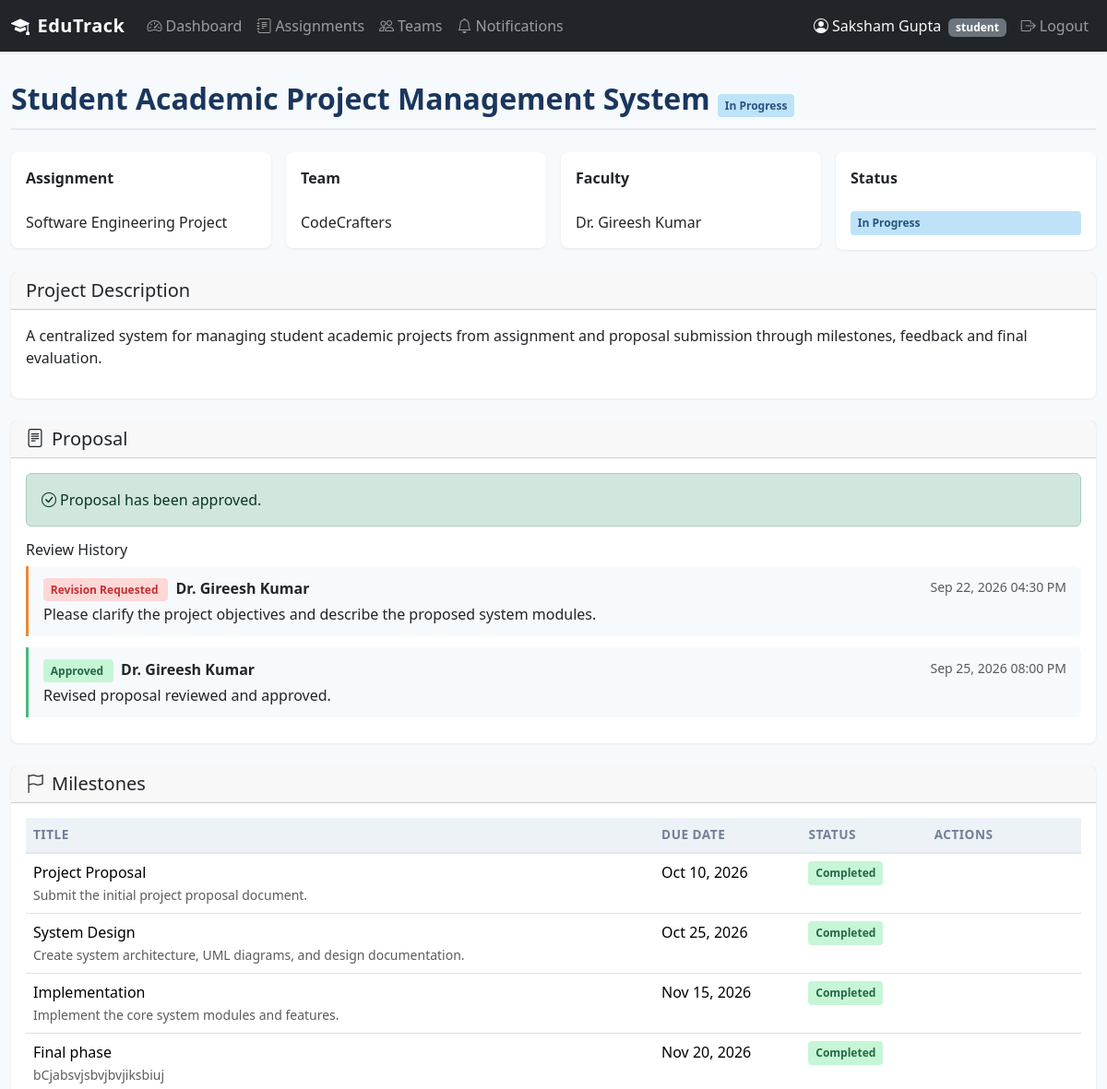
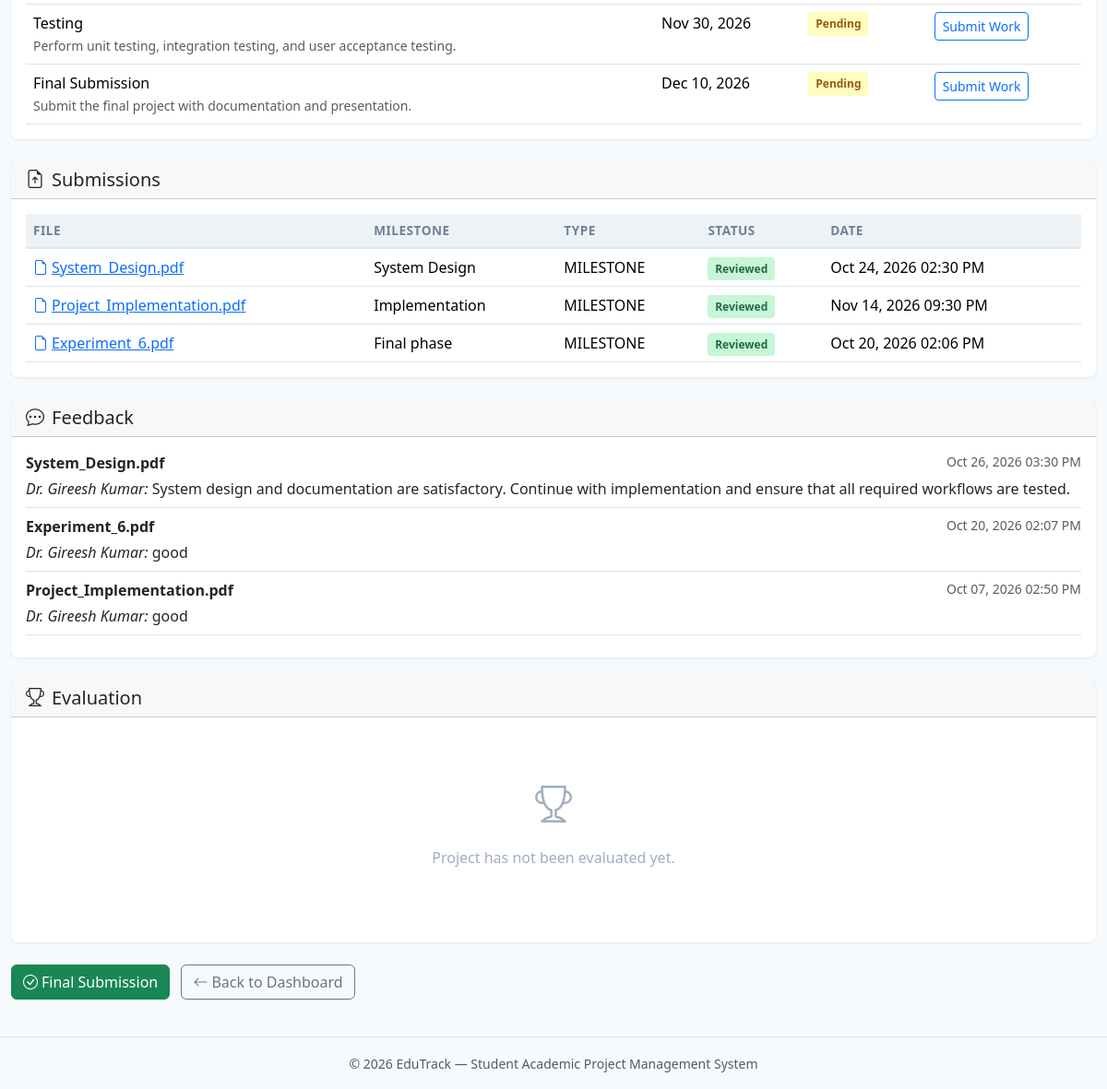
Screenshot of /student/project/1 (signed in) with the database file from the repository (2 pictures, top to bottom).
### tables this page shows
CREATE TABLE projects (
    project_id INTEGER PRIMARY KEY AUTOINCREMENT,
    assignment_id INTEGER NOT NULL,
    team_id INTEGER NOT NULL,
    faculty_id INTEGER NOT NULL,
    title TEXT NOT NULL,
    description TEXT,
    status TEXT NOT NULL DEFAULT 'DRAFT' CHECK(status IN ('DRAFT', 'UNDER_REVIEW', 'REVISION_REQUESTED', 'APPROVED', 'IN_PROGRESS', 'COMPLETED')),
    submitted_at TIMESTAMP,
    approved_at TIMESTAMP,
    completed_at TIMESTAMP,
    created_at TIMESTAMP DEFAULT CURRENT_TIMESTAMP,
    updated_at TIMESTAMP DEFAULT CURRENT_TIMESTAMP,
    FOREIGN KEY (assignment_id) REFERENCES assignments(assignment_id),
    FOREIGN KEY (team_id) REFERENCES teams(team_id),
    FOREIGN KEY (faculty_id) REFERENCES users(user_id)
);

CREATE TABLE assignments (
    assignment_id INTEGER PRIMARY KEY AUTOINCREMENT,
    title TEXT NOT NULL,
    description TEXT,
    instructions TEXT,
    faculty_id INTEGER NOT NULL,
    deadline TEXT,
    status TEXT NOT NULL DEFAULT 'OPEN' CHECK(status IN ('OPEN', 'CLOSED')),
    created_at TIMESTAMP DEFAULT CURRENT_TIMESTAMP,
    updated_at TIMESTAMP DEFAULT CURRENT_TIMESTAMP,
    FOREIGN KEY (faculty_id) REFERENCES users(user_id)
);

CREATE TABLE teams (
    team_id INTEGER PRIMARY KEY AUTOINCREMENT,
    team_name TEXT NOT NULL,
    created_by INTEGER NOT NULL,
    created_at TIMESTAMP DEFAULT CURRENT_TIMESTAMP,
    FOREIGN KEY (created_by) REFERENCES users(user_id)
);

CREATE TABLE users (
    user_id INTEGER PRIMARY KEY AUTOINCREMENT,
    name TEXT NOT NULL,
    email TEXT UNIQUE NOT NULL,
    password_hash TEXT NOT NULL,
    role TEXT NOT NULL CHECK(role IN ('student', 'faculty', 'admin')),
    is_active INTEGER NOT NULL DEFAULT 1,
    created_at TIMESTAMP DEFAULT CURRENT_TIMESTAMP
);

CREATE TABLE proposal_reviews (
    review_id INTEGER PRIMARY KEY AUTOINCREMENT,
    project_id INTEGER NOT NULL,
    faculty_id INTEGER NOT NULL,
    decision TEXT NOT NULL CHECK(decision IN ('REVISION_REQUESTED', 'APPROVED')),
    comment TEXT,
    created_at TIMESTAMP DEFAULT CURRENT_TIMESTAMP,
    FOREIGN KEY (project_id) REFERENCES projects(project_id),
    FOREIGN KEY (faculty_id) REFERENCES users(user_id)
);

CREATE TABLE milestones (
    milestone_id INTEGER PRIMARY KEY AUTOINCREMENT,
    project_id INTEGER NOT NULL,
    title TEXT NOT NULL,
    description TEXT,
    due_date TEXT,
    status TEXT NOT NULL DEFAULT 'PENDING' CHECK(status IN ('PENDING', 'SUBMITTED', 'COMPLETED')),
    created_at TIMESTAMP DEFAULT CURRENT_TIMESTAMP,
    updated_at TIMESTAMP DEFAULT CURRENT_TIMESTAMP,
    FOREIGN KEY (project_id) REFERENCES projects(project_id)
);

CREATE TABLE submissions (
    submission_id INTEGER PRIMARY KEY AUTOINCREMENT,
    project_id INTEGER NOT NULL,
    milestone_id INTEGER,
    submitted_by INTEGER NOT NULL,
    original_filename TEXT,
    stored_filename TEXT,
    file_path TEXT,
    description TEXT,
    submission_type TEXT NOT NULL CHECK(submission_type IN ('MILESTONE', 'FINAL')),
    status TEXT NOT NULL DEFAULT 'SUBMITTED' CHECK(status IN ('SUBMITTED', 'REVIEWED')),
    submitted_at TIMESTAMP DEFAULT CURRENT_TIMESTAMP,
    FOREIGN KEY (project_id) REFERENCES projects(project_id),
    FOREIGN KEY (milestone_id) REFERENCES milestones(milestone_id),
    FOREIGN KEY (submitted_by) REFERENCES users(user_id)
);

CREATE TABLE feedback (
    feedback_id INTEGER PRIMARY KEY AUTOINCREMENT,
    submission_id INTEGER NOT NULL,
    faculty_id INTEGER NOT NULL,
    comment TEXT NOT NULL,
    created_at TIMESTAMP DEFAULT CURRENT_TIMESTAMP,
    FOREIGN KEY (submission_id) REFERENCES submissions(submission_id),
    FOREIGN KEY (faculty_id) REFERENCES users(user_id)
);

### routes/student.py (the view)
@student_bp.route('/project/<int:project_id>')
@role_required('student')
def project_detail(project_id):
    uid = session['user_id']
    project = query_db('''
        SELECT p.*, a.title AS assignment_title, t.team_name,
               u.name AS faculty_name
        FROM projects p
        JOIN assignments a ON p.assignment_id = a.assignment_id
        JOIN teams t ON p.team_id = t.team_id
        JOIN users u ON p.faculty_id = u.user_id
        WHERE p.project_id = ?
    ''', [project_id], one=True)
    if not project:
        flash('Project not found.', 'danger')
        return redirect(url_for('student.dashboard'))
    membership = query_db(
        'SELECT * FROM team_members WHERE team_id = ? AND student_id = ?',
        [project['team_id'], uid], one=True
    )
    if not membership:
        flash('Access denied.', 'danger')
        return redirect(url_for('student.dashboard'))
    reviews = query_db(
        'SELECT pr.*, u.name AS faculty_name FROM proposal_reviews pr '
        'JOIN users u ON pr.faculty_id = u.user_id '
        'WHERE pr.project_id = ? ORDER BY pr.created_at ASC',
        [project_id]
    )
    milestones = query_db(
        'SELECT * FROM milestones WHERE project_id = ? ORDER BY due_date ASC',
        [project_id]
    )
    submissions = query_db(
        'SELECT s.*, m.title AS milestone_title '
        'FROM submissions s '
        'LEFT JOIN milestones m ON s.milestone_id = m.milestone_id '
        'WHERE s.project_id = ?',
        [project_id]
    )
    feedbacks = query_db('''
        SELECT f.*, s.original_filename AS submission_name, u.name AS faculty_name
        FROM feedback f
        JOIN submissions s ON f.submission_id = s.submission_id
        JOIN users u ON f.faculty_id = u.user_id
        WHERE s.project_id = ?
        ORDER BY f.created_at DESC
    ''', [project_id])
    evaluation = query_db(
        'SELECT e.*, u.name AS faculty_name FROM evaluations e '
        'JOIN users u ON e.faculty_id = u.user_id '
        'WHERE e.project_id = ?',
        [project_id], one=True
    )
    return render_template(
        'student/project_detail.html',
        project=project, reviews=reviews, milestones=milestones,
        submissions=submissions, feedbacks=feedbacks, evaluation=evaluation
    )

### db.py (called while the page is built)
def get_db():
    if 'db' not in g:
        g.db = sqlite3.connect(
            current_app.config['DATABASE'],
            detect_types=sqlite3.PARSE_DECLTYPES
        )
        g.db.row_factory = sqlite3.Row
        g.db.execute('PRAGMA foreign_keys = ON')
    return g.db

def query_db(query, args=(), one=False):
    cur = get_db().execute(query, args)
    rv = cur.fetchall()
    cur.close()
    return (rv[0] if rv else None) if one else rv

### routes/__init__.py (called while the page is built)
def role_required(role):
    def decorator(f):
        @wraps(f)
        def decorated_function(*args, **kwargs):
            if 'user_id' not in session:
                flash('Please log in to access this page.', 'warning')
                return redirect(url_for('auth.login'))
            if session.get('role') != role:
                abort(403)
            return f(*args, **kwargs)
        return decorated_function
    return decorator

### routes/auth.py (called while the page is built)
@auth_bp.app_context_processor
def inject_unread_count():
    if 'user_id' in session:
        count = query_db(
            'SELECT COUNT(*) AS cnt FROM notifications WHERE user_id = ? AND is_read = 0',
            [session['user_id']], one=True
        )
        return {'unread_count': count['cnt'] if count else 0}
    return {'unread_count': 0}

### templates/student/project_detail.html (shortened to what this page needs)
{% extends "base.html" %}
{% block content %}
<div class="page-header">
    <h2>{{ project['title'] }}
        <span class="badge-status {{ project['status']|status_class }}">{{ project['status']|status_display }}</span>
    </h2>
</div>
<div class="row g-3 mb-4">
    <div class="col-md-3"><div class="card p-3"><strong>Assignment</strong><br>{{ project['assignment_title'] }}</div></div>
    <div class="col-md-3"><div class="card p-3"><strong>Team</strong><br>{{ project['team_name'] }}</div></div>
    <div class="col-md-3"><div class="card p-3"><strong>Faculty</strong><br>{{ project['faculty_name'] }}</div></div>
    <div class="col-md-3"><div class="card p-3"><strong>Status</strong><br><span class="badge-status {{ project['status']|status_class }}">{{ project['status']|status_display }}</span></div></div>
</div>
<div class="card mb-4">
    <div class="card-header"><h5 class="mb-0">Project Description</h5></div>
    <div class="card-body"><p>{{ project['description'] or 'No description provided.' }}</p></div>
</div>
<div class="card mb-4">
    <div class="card-header"><h5 class="mb-0"><i class="bi bi-file-text me-2"></i>Proposal</h5></div>
    <div class="card-body">
        {% if project['status'] == 'DRAFT' %}
        <p class="text-muted">Your proposal has not been submitted yet.</p>
        <form method="POST" action="{{ url_for('student.submit_proposal', project_id=project['project_id']) }}">
            <button type="submit" class="btn btn-primary" onclick="return confirm('Submit your proposal for review?')">
                <i class="bi bi-send me-1"></i>Submit Proposal
            </button>
        </form>
        {% elif project['status'] == 'UNDER_REVIEW' %}
        <div class="alert alert-info mb-0"><i class="bi bi-hourglass-split me-1"></i>Your proposal is currently under review.</div>
        {% elif project['status'] in ['APPROVED', 'IN_PROGRESS', 'COMPLETED'] %}
        <div class="alert alert-success mb-0"><i class="bi bi-check-circle me-1"></i>Proposal has been approved.</div>
        {% endif %}
        {% if reviews %}
        <h6 class="mt-3 mb-2">Review History</h6>
        {% for r in reviews %}
        <div class="review-entry {{ 'approved' if r['decision'] == 'APPROVED' else 'revision' }}">
            <div class="d-flex justify-content-between">
                <span>
                    <span class="badge-status {{ 'badge-approved' if r['decision'] == 'APPROVED' else 'badge-revision' }}">
                        {{ r['decision']|status_display }}
                    </span>
                    <strong class="ms-2">{{ r['faculty_name'] }}</strong>
                </span>
                <small class="text-muted">{{ r['created_at']|format_datetime }}</small>
            </div>
            <p class="mt-1 mb-0">{{ r['comment'] }}</p>
        </div>
        {% endfor %}
        {% endif %}
    </div>
</div>
<div class="card mb-4">
    <div class="card-header"><h5 class="mb-0"><i class="bi bi-flag me-2"></i>Milestones</h5></div>
    <div class="card-body">
        {% if milestones %}
        <div class="table-responsive">
            <table class="table table-hover mb-0">
                <thead><tr><th>Title</th><th>Due Date</th><th>Status</th><th>Actions</th></tr></thead>
                <tbody>
                {% for m in milestones %}
                <tr>
                    <td>{{ m['title'] }}<br><small class="text-muted">{{ m['description']|truncate(80) if m['description'] }}</small></td>
                    <td>{{ m['due_date']|format_date }}</td>
                    <td><span class="badge-status {{ m['status']|status_class }}">{{ m['status']|status_display }}</span></td>
                    <td>
                        {% if m['status'] in ['PENDING', 'SUBMITTED'] %}
                        <a href="{{ url_for('student.milestone_submit', project_id=project['project_id'], milestone_id=m['milestone_id']) }}" class="btn btn-sm btn-outline-primary">Submit Work</a>
                        {% endif %}
                    </td>
                </tr>
                {% endfor %}
                </tbody>
            </table>
        </div>
        {% else %}
        <div class="empty-state"><i class="bi bi-flag"></i><p>No milestones assigned yet.</p></div>
        {% endif %}
    </div>
</div>
<div class="card mb-4">
    <div class="card-header"><h5 class="mb-0"><i class="bi bi-file-earmark-arrow-up me-2"></i>Submissions</h5></div>
    <div class="card-body">
        {% if submissions %}
        <div class="table-responsive">
            <table class="table table-hover mb-0">
                <thead><tr><th>File</th><th>Milestone</th><th>Type</th><th>Status</th><th>Date</th></tr></thead>
                <tbody>
                {% for s in submissions %}
                <tr>
                    <td><a href="{{ url_for('auth.download_file', filename=s['stored_filename']) }}"><i class="bi bi-file-earmark me-1"></i>{{ s['original_filename'] }}</a></td>
                    <td>{{ s['milestone_title'] or '—' }}</td>
                    <td>{{ s['submission_type'] }}</td>
                    <td><span class="badge-status {{ s['status']|status_class }}">{{ s['status']|status_display }}</span></td>
                    <td>{{ s['submitted_at']|format_datetime }}</td>
                </tr>
                {% endfor %}
                </tbody>
            </table>
        </div>
        {% else %}
        <div class="empty-state"><i class="bi bi-file-earmark-x"></i><p>No submissions yet.</p></div>
        {% endif %}
    </div>
</div>
<div class="card mb-4">
    <div class="card-header"><h5 class="mb-0"><i class="bi bi-chat-dots me-2"></i>Feedback</h5></div>
    <div class="card-body">
        {% if feedbacks %}
        {% for fb in feedbacks %}
        <div class="border-bottom pb-2 mb-2">
            <div class="d-flex justify-content-between">
                <strong>{{ fb['submission_name'] }}</strong>
                <small class="text-muted">{{ fb['created_at']|format_datetime }}</small>
            </div>
            <p class="mb-0 mt-1"><em>{{ fb['faculty_name'] }}:</em> {{ fb['comment'] }}</p>
        </div>
        {% endfor %}
        {% else %}
        <div class="empty-state"><i class="bi bi-chat"></i><p>No feedback available.</p></div>
        {% endif %}
    </div>
</div>
<div class="card mb-4">
    <div class="card-header"><h5 class="mb-0"><i class="bi bi-trophy me-2"></i>Evaluation</h5></div>
    <div class="card-body">
        {% if evaluation %}
        <div class="row">
            <div class="col-md-4"><h4>Grade: <span class="text-primary">{{ evaluation['grade'] }}</span></h4></div>
            <div class="col-md-8">
                <p>{{ evaluation['comments'] }}</p>
                <small class="text-muted">Evaluated: {{ evaluation['evaluated_at']|format_datetime }}</small>
            </div>
        </div>
        {% else %}
        <div class="empty-state"><i class="bi bi-trophy"></i><p>Project has not been evaluated yet.</p></div>
        {% endif %}
    </div>
</div>
{% if project['status'] in ['IN_PROGRESS', 'APPROVED'] %}
<a href="{{ url_for('student.final_submit', project_id=project['project_id']) }}" class="btn btn-success">
    <i class="bi bi-check-circle me-1"></i>Final Submission
</a>
{% endif %}
<a href="{{ url_for('student.dashboard') }}" class="btn btn-outline-secondary ms-2"><i class="bi bi-arrow-left me-1"></i>Back to Dashboard</a>
{% endblock %}

### static/css/style.css (style rules this page uses)
:root { --primary: #2c5282; --primary-dark: #1a365d; --primary-light: #ebf4ff; --success: #276749; --warning: #c05621; --danger: #c53030; --gray-50: #f7fafc; --gray-100: #edf2f7; --gray-200: #e2e8f0; --gray-500: #a0aec0; --gray-600: #718096; --gray-700: #4a5568; --gray-800: #2d3748; --gray-900: #1a202c; }
body { font-family: 'Segoe UI', system-ui, -apple-system, sans-serif; background: var(--gray-50); color: var(--gray-800); min-height: 100vh; }
.card { border: none; border-radius: .5rem; box-shadow: 0 1px 3px rgba(0,0,0,.08); transition: box-shadow .2s; }
.badge-status { font-size: .75rem; padding: .35em .65em; border-radius: .25rem; font-weight: 600; }
.badge-revision { background: #fed7d7; color: var(--danger); }
.badge-approved { background: #c6f6d5; color: var(--success); }
.badge-in-progress { background: #bee3f8; color: var(--primary); }
.badge-completed { background: #c6f6d5; color: var(--success); }
.badge-pending { background: #fefcbf; color: #975a16; }
.badge-reviewed { background: #c6f6d5; color: var(--success); }
.table th { background: var(--gray-100); font-size: .85rem; text-transform: uppercase; letter-spacing: .5px; color: var(--gray-600); border-bottom: 2px solid var(--gray-200); }
.page-header { margin-bottom: 1.5rem; padding-bottom: .75rem; border-bottom: 2px solid var(--gray-200); }
.page-header h2 { font-weight: 700; color: var(--primary-dark); margin: 0; }
.empty-state { text-align: center; padding: 3rem 1rem; color: var(--gray-500); }
.empty-state i { font-size: 2.5rem; margin-bottom: 1rem; display: block; }
.review-entry { border-left: 3px solid var(--gray-200); padding: .75rem 1rem; margin-bottom: .75rem; background: var(--gray-50); border-radius: 0 .375rem .375rem 0; }
.review-entry.approved { border-left-color: #48bb78; }
.review-entry.revision { border-left-color: #ed8936; }

### rows the page displays
projects: title "Student Academic Project Management System", status|status_display "In Progress", description "A centralized system for managing student academic projects from assignment and proposal submission through milestones, feedback and final evaluation."
assignments: assignment_title "Software Engineering Project"
teams: team_name "CodeCrafters"
users: faculty_name "Dr. Gireesh Kumar"
proposal_reviews: decision|status_display "Revision Requested", faculty_name "Dr. Gireesh Kumar", created_at "Sep 22, 2026 04:30 PM", comment "Please clarify the project objectives and describe the proposed system modules."
proposal_reviews: decision|status_display "Approved", faculty_name "Dr. Gireesh Kumar", created_at "Sep 25, 2026 08:00 PM", comment "Revised proposal reviewed and approved."
milestones: title "Project Proposal", description "Submit the initial project proposal document.", due_date "Oct 10, 2026", status|status_display "Completed"
milestones: title "System Design", description "Create system architecture, UML diagrams, and design documentation.", due_date "Oct 25, 2026", status|status_display "Completed"
milestones: title "Implementation", description "Implement the core system modules and features.", due_date "Nov 15, 2026", status|status_display "Completed"
milestones: title "Final phase", description "bCjabsvjsbvjbvjiksbiuj", due_date "Nov 20, 2026", status|status_display "Completed"
milestones: title "Testing", description "Perform unit testing, integration testing, and user acceptance testing.", due_date "Nov 30, 2026", status|status_display "Pending"
milestones: title "Final Submission", description "Submit the final project with documentation and presentation.", due_date "Dec 10, 2026", status|status_display "Pending"
submissions: original_filename "System_Design.pdf", title "System Design", submission_type "MILESTONE", status|status_display "Reviewed", submitted_at "Oct 24, 2026 02:30 PM"
submissions: original_filename "Project_Implementation.pdf", title "Implementation", submission_type "MILESTONE", status|status_display "Reviewed", submitted_at "Nov 14, 2026 09:30 PM"
submissions: original_filename "Experiment_6.pdf", title "Final phase", submission_type "MILESTONE", status|status_display "Reviewed", submitted_at "Oct 20, 2026 02:06 PM"
feedback: submission_name "System_Design.pdf", created_at "Oct 26, 2026 03:30 PM", faculty_name "Dr. Gireesh Kumar", comment "System design and documentation are satisfactory. Continue with implementation and ensure that all required workflows are tested."
feedback: submission_name "Experiment_6.pdf", created_at "Oct 20, 2026 02:07 PM", faculty_name "Dr. Gireesh Kumar", comment "good"
feedback: submission_name "Project_Implementation.pdf", created_at "Oct 07, 2026 02:50 PM", faculty_name "Dr. Gireesh Kumar", comment "good"

### other values shown
{{ session.get('user_name', '') }} "Saksham Gupta"
{{ session.get('role', '') }} "student"
